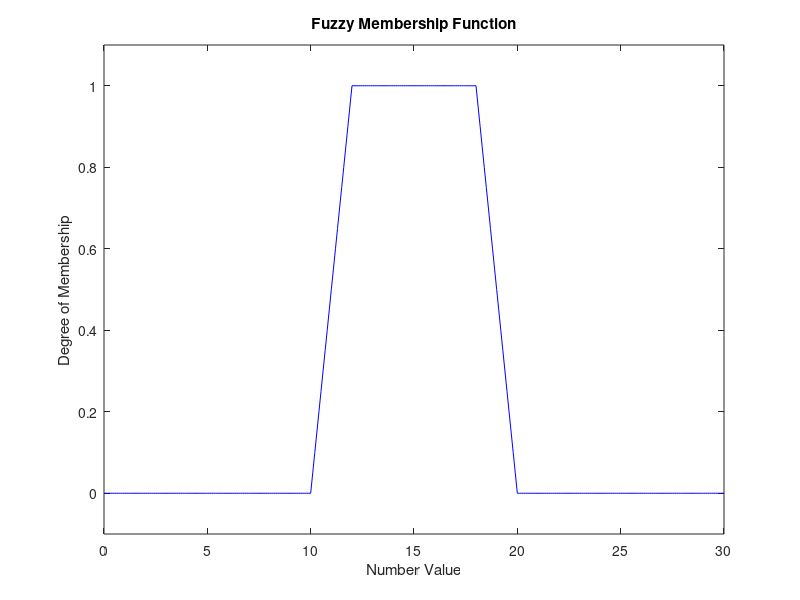

Write MATLAB code to recreate this figure.
% Define a range of numbers
x = 0:0.1:30; % Example range

% Define the membership function for "approximately between 10 and 20"
mu_approx1020 = zeros(size(x));
mu_approx1020((x > 10) & (x <= 12)) = (x((x > 10) & (x <= 12)) - 10) / (12 - 10);
mu_approx1020((x > 12) & (x < 18)) = 1;
mu_approx1020((x >= 18) & (x < 20)) = (20 - x((x >= 18) & (x < 20))) / (20 - 18);

% Plot
figure;
plot(x, mu_approx1020,'b');
title('Fuzzy Membership Function');
xlabel('Number Value');
ylabel('Degree of Membership');

% Adjust y-axis limits
ylim([-0.1, 1.1]);